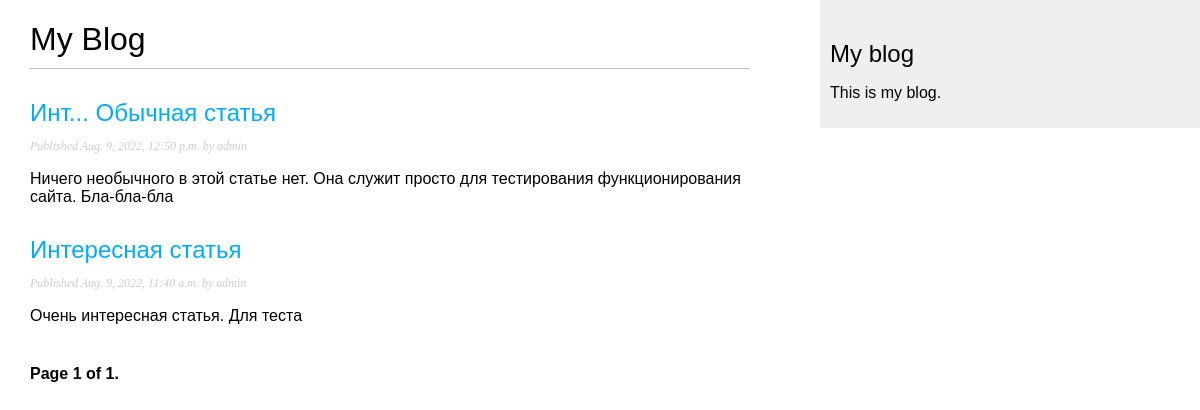
The page /blog/ on the database as committed earlier.
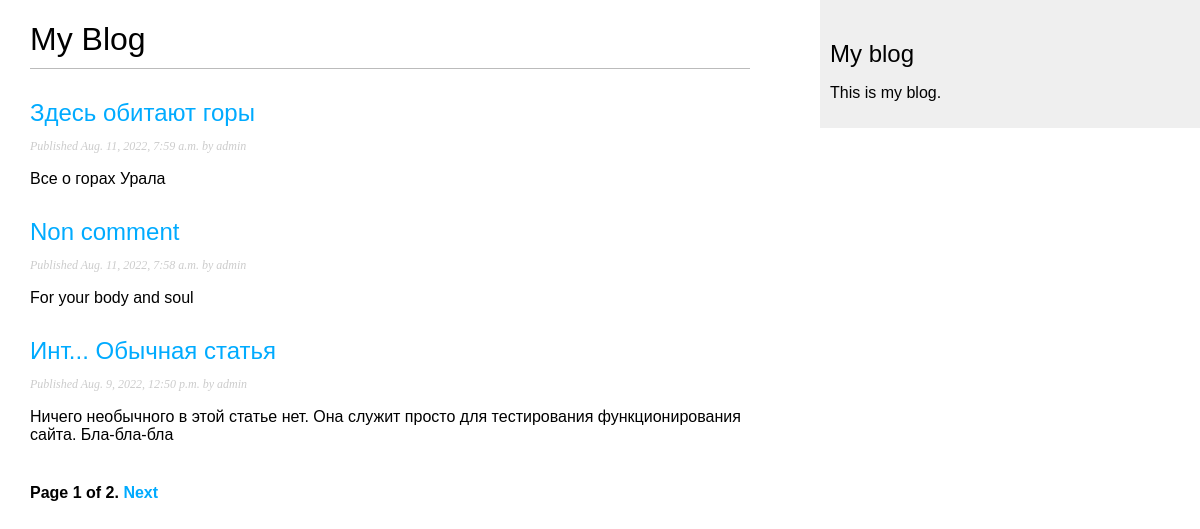
The same page on the database as committed later.
### blog/models.py (models this page shows, shortened)
class Post(models.Model):
    STATUS_CHOICES = (
        ('draft', 'Draft'),
        ('published', 'Published'),
    )
    title = models.CharField(max_length=250)
    slug = models.SlugField(max_length=250, unique_for_date='publish')
    author = models.ForeignKey(User, on_delete=models.CASCADE,
                               related_name='blog_posts')
    body = models.TextField()
    publish = models.DateTimeField(default=timezone.now)
    created = models.DateTimeField(auto_now_add=True)
    updated = models.DateTimeField(auto_now=True)
    status = models.CharField(max_length=10, choices=STATUS_CHOICES, default='draft')
    objects = models.Manager()
    published = PublishedManager()
    class Meta:
        ordering = ('-publish',)
    def get_absolute_url(self):
        return reverse('blog:post_detail', args=[self.publish.year, self.publish.month, self.publish.day, self.slug])

### blog/views.py (the view)
# urls.py: path('', views.PostListView.as_view(), name='post_list'),
class PostListView(ListView):
    queryset = Post.published.all()
    context_object_name = 'posts'
    paginate_by = 3
    template_name = 'blog/post/list.html'

### blog/templates/blog/post/list.html (shortened to what this page needs)
{% extends "blog/base.html" %}
{% block content %}
    <h1>My Blog</h1>
    {% for post in posts %}
      <h2>
        <a href="{{ post.get_absolute_url }}">{{ post.title }}</a>
      </h2>
    <p class="date">Published {{ post.publish }} by {{ post.author }}</p>
    {{ post.body|truncatewords:30|linebreaks }}
    {% endfor %}
    {% include "pagination.html" with page=page_obj %}
{% endblock %}

### blog/templates/blog/base.html (shortened to what this page needs)
{% load static %}
<!DOCTYPE html>
<html>
<head>
    <link href="{% static "css/blog.css" %}" rel="stylesheet">
</head>
<body>
  <div id="content">
      {% block content %}{% endblock %}
  </div>
  <div id="sidebar">
      <h2>My blog</h2>
      <p>This is my blog.</p>
  </div>
</body>
</html>

### blog/templates/pagination.html (shortened to what this page needs)
<div class="pagination">
    <span class="step-links">
        <span class="current">
            Page {{ page.number }} of {{ page.paginator.num_pages }}.
        </span>
        {% if page.has_next %}
            <a href="?page={{ page.next_page_number }}">Next</a>
        {% endif %}
    </span>
</div>

### blog/static/css/blog.css (style rules this page uses)
body { margin:0; padding:0; font-family:helvetica, sans-serif; }
a { color:#00abff; text-decoration:none; }
h1 { font-weight:normal; border-bottom:1px solid #bbb; padding:0 0 10px 0; }
h2 { font-weight:normal; margin:30px 0 0; }
#content { float:left; width:60%; padding:0 0 0 30px; }
#sidebar { float:right; width:30%; padding:10px; background:#efefef; height:100%; }
p.date { color:#ccc; font-family: georgia, serif; font-size: 12px; font-style: italic; }
.pagination { margin:40px 0; font-weight:bold; }

Rows that differ between the two databases and show on the page:
no longer on this page (row unchanged): Post: title "Интересная статья", publish "Aug. 9, 2022, 11:40 a.m.", author "admin", body "Очень интересная статья. Для теста"
added Post: title "Здесь обитают горы", publish "Aug. 11, 2022, 7:59 a.m.", author "admin", body "Все о горах Урала"
added Post: title "Non comment", publish "Aug. 11, 2022, 7:58 a.m.", author "admin", body "For your body and soul"
Other text that changed with them:
{{ page.paginator.num_pages }}: "1" → "2"
text now shown: "Next"
